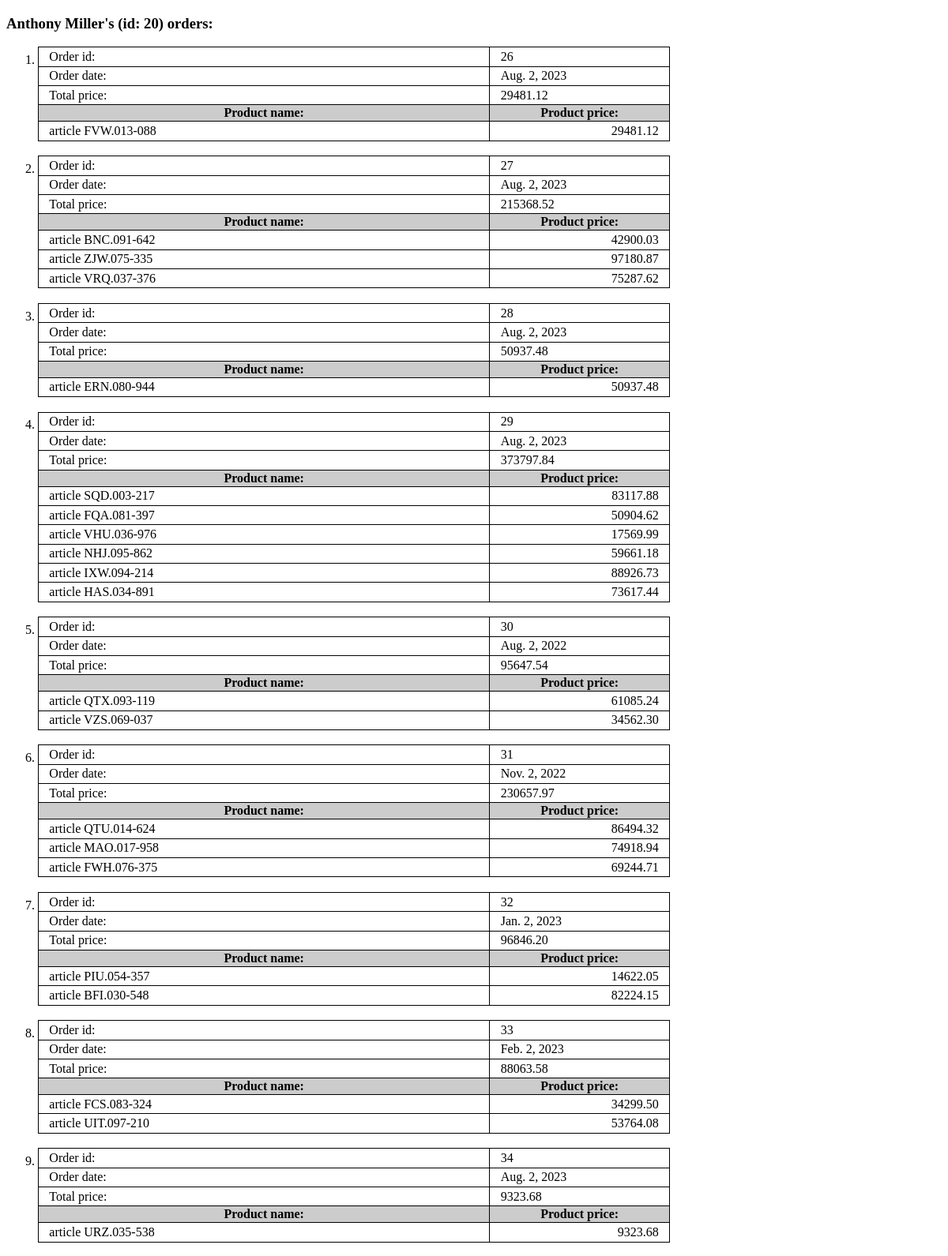
The page /orders/20/ (upper part) on the database its author committed.
### homewrk_02/models.py (models this page shows, shortened)
class Customer(models.Model):
    name = models.CharField(max_length=100)
    email = models.EmailField(max_length=100)
    phone = models.CharField(max_length=100)
    address = models.CharField(max_length=100)
    reg_date = models.DateField()       # auto_now=True)

class Order(models.Model):
    customer: Customer = models.ForeignKey(Customer, on_delete=models.CASCADE)
    product = models.ManyToManyField(Product)
    order_date = models.DateField(auto_now_add=True)
    total_price = models.DecimalField(max_digits=8, decimal_places=2)

class Product(models.Model):
    name = models.CharField(max_length=100)
    description = models.CharField(max_length=300)
    price = models.DecimalField(max_digits=8, decimal_places=2)
    amount = models.IntegerField()
    add_date = models.DateField(auto_now=True)

### homewrk_02/views.py (the view)
# urls.py: path('orders/<int:customer_id>/', views.order_list, name='orders_list'),
def order_list(request, customer_id):
    customer = get_object_or_404(Customer, pk=customer_id)
    orders = Order.objects.filter(customer=customer)
    context = {'customer': customer, }
    if orders:
        context['orders'] = []
        for order in orders:
            context['orders'].append(
                {
                    'order': order,
                    'products': [item for item in order.product.all()],
                }
            )
    return render(request, 'homewrk_02/hw02_orders.html', context=context)

### homewrk_02/templates/homewrk_02/hw02_orders.html (shortened to what this page needs)
{% extends 'homewrk_02/base.html' %}
{% block content %}
<div>
    <h3>{{ customer.name }}'s (id: {{ customer.pk }}) orders:</h3>
    <ol>
        {% for order in orders %}
        <li>
            <table>
                <tr>
                    <td>Order id:</td>
                    <td class="price">{{ order.order.pk }}</td>
                </tr>
                <tr>
                    <td>Order date:</td>
                    <td class="price">{{ order.order.order_date }}</td>
                </tr>
                <tr>
                    <td>Total price:</td>
                    <td class="price">{{ order.order.total_price }}</td>
                </tr>
                <tr>
                    <th>Product name:</th>
                    <th class="price">Product price:</th>
                </tr>
                {% for product in order.products %}
                <tr>
                    <td>{{ product.name }}</td>
                    <td class="price r_align">{{ product.price }}</td>
                </tr>
                {% endfor %}
            </table>
        </li>
        {% endfor %}
    </ol>
</div>
{% endblock %}

### static/style.css (style rules this page uses)
table { width: 800px; border: solid 1px black; border-collapse: collapse; margin-bottom: 14pt; }
tr { border: solid 1px black; }
td { border: solid 1px black; padding: 2pt; padding-left: 10pt; padding-right: 10pt; }
th { background-color: #ccc; border: solid 1px black; text-align: center; }
.price { width: 200px; }
.r_align { text-align: right; }

### rows shown on the page
Customer: name "Anthony Miller", pk "20"
Order: order.pk "26", order.order_date "Aug. 2, 2023", order.total_price "29481.12"
Product: name "article FVW.013-088", price "29481.12"
Order: order.pk "27", order.order_date "Aug. 2, 2023", order.total_price "215368.52"
Product: name "article BNC.091-642", price "42900.03"
Product: name "article ZJW.075-335", price "97180.87"
Product: name "article VRQ.037-376", price "75287.62"
Order: order.pk "28", order.order_date "Aug. 2, 2023", order.total_price "50937.48"
Product: name "article ERN.080-944", price "50937.48"
Order: order.pk "29", order.order_date "Aug. 2, 2023", order.total_price "373797.84"
Product: name "article SQD.003-217", price "83117.88"
Product: name "article FQA.081-397", price "50904.62"
Product: name "article VHU.036-976", price "17569.99"
Product: name "article NHJ.095-862", price "59661.18"
Product: name "article IXW.094-214", price "88926.73"
Product: name "article HAS.034-891", price "73617.44"
Order: order.pk "30", order.order_date "Aug. 2, 2022", order.total_price "95647.54"
Product: name "article QTX.093-119", price "61085.24"
Product: name "article VZS.069-037", price "34562.30"
Order: order.pk "31", order.order_date "Nov. 2, 2022", order.total_price "230657.97"
Product: name "article QTU.014-624", price "86494.32"
Product: name "article MAO.017-958", price "74918.94"
Product: name "article FWH.076-375", price "69244.71"
Order: order.pk "32", order.order_date "Jan. 2, 2023", order.total_price "96846.20"
Product: name "article PIU.054-357", price "14622.05"
Product: name "article BFI.030-548", price "82224.15"
Order: order.pk "33", order.order_date "Feb. 2, 2023", order.total_price "88063.58"
Product: name "article FCS.083-324", price "34299.50"
Product: name "article UIT.097-210", price "53764.08"
Order: order.pk "34", order.order_date "Aug. 2, 2023", order.total_price "9323.68"
Product: name "article URZ.035-538", price "9323.68"
